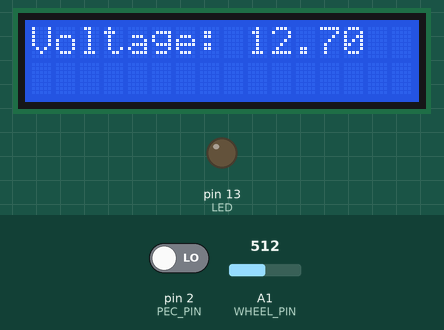
Simulated run of this sketch. Board: Arduino Uno, built with avr-gcc and run on an emulated ATmega328P. On the bench: 16×2 character LCD, output pins drawn as LEDs (lit = HIGH). The test bench sets the inputs (shaded band); at power-on: A1 (WHEEL_PIN) = 512, pin 2 (PEC_PIN) LOW. What the sketch prints to the serial monitor is not drawn.

Above: at 1.2 s.
1.3 s: A1 (WHEEL_PIN) set to 420
At 2.2 s:
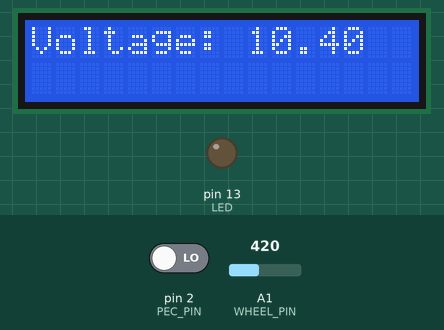
2.8 s: A1 (WHEEL_PIN) set to 384
At 3.1 s:
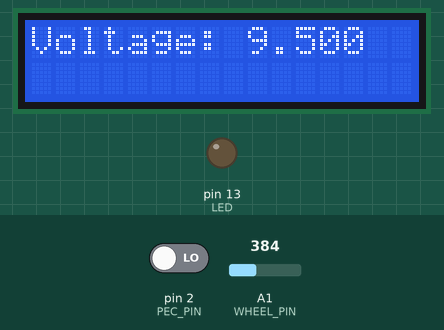
4.3 s: A1 (WHEEL_PIN) set to 306
At 4.9 s:
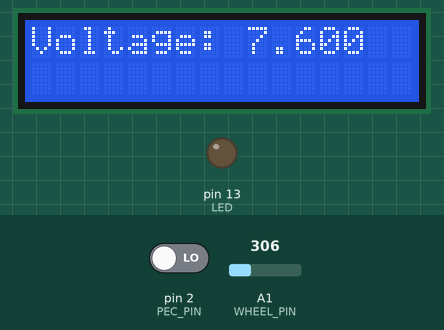
Timing chart, 0 to 7.3 s (numbered marks = the images above; inputs shaded):
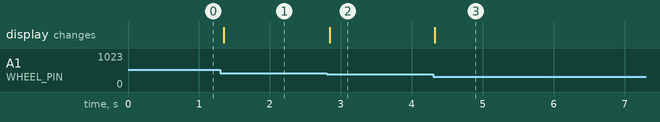

Measured:
- after the input at 1.3 s, the display: changes after 0.05 s (image 1)
- after the input at 2.8 s, the display: changes at once (image 2)
- after the input at 4.3 s, the display: changes at once (image 3)

The sketch:

windrad-jlls.ino
```cpp
#include <LiquidCrystal_I2C.h>
#include <TimerOne.h>

#define WHEEL_PIN A1
#define PEC_PIN 2
#define LED 13

LiquidCrystal_I2C lcd(0x27, 16, 2);

int period_duration = 0;
int interval, wheel, counter;
unsigned long previousMicros, usInterval, calc;

void setup() {
  counter = 0;  // setting counter to 0
  interval = 1;  // 5 second interval
  wheel = 20; // number of encoder disc holes

  calc = 60 / interval;  // calculate interval to one minute
  usInterval = interval * 1000000;  // convert interval to micro

  wheel = wheel * 2;  // number of encoder disc wholes times 2

  Timer1.initialize(usInterval);  // initialize timer with interval time
  attachInterrupt(digitalPinToInterrupt(PEC_PIN), count, CHANGE);

  Timer1.attachInterrupt(output);  // executes output after interval time

  lcd.init();
  Serial.begin(9600);
  pinMode(WHEEL_PIN, INPUT);
  pinMode(PEC_PIN, INPUT);
  pinMode(LED, OUTPUT);

  lcd.backlight();
  lcd.clear();
}

void loop() {
  lcd.setCursor(0, 0);
  printVoltage(getVoltage());
  output();

  Serial.println(period_duration);

  delay(100);
}

float getVoltage() {
  float Messurement = analogRead(WHEEL_PIN);
  float Voltage = map(Messurement, 0, 1023, 0, 255);
  return Voltage/10;
}

void printVoltage(float voltage) {
  Serial.print(F("Voltage: "));
  Serial.println(voltage, 2);
  lcd.print(F("Voltage: "));
  lcd.print(voltage, 2);
}

//bool checkHall() {
//  int sensorStatus = digitalRead(HallSensor);
//  if (sensorStatus == 1) {
//    digitalWrite(LED, HIGH);
//    Serial.println("YEEEES");
//    return true;
//
//  } else  {
//    digitalWrite(LED, LOW);
//    Serial.println("Nooooo");
//    return false;
//  }
//}

void count(){
  if (micros() - previousMicros >= 700) {
    counter++;
    previousMicros = micros();
  }
}

void output(){
  Timer1.detachInterrupt(); // interrupts the timer
  Serial.print("Drehzahl pro Minute: ");
  int speed = ((counter)*calc) / wheel;
  // calculate round per minute

  Serial.println(speed);
  counter = 0;  // resetting the counter
  Timer1.attachInterrupt(output);  // restarts the timer for output
}
```
